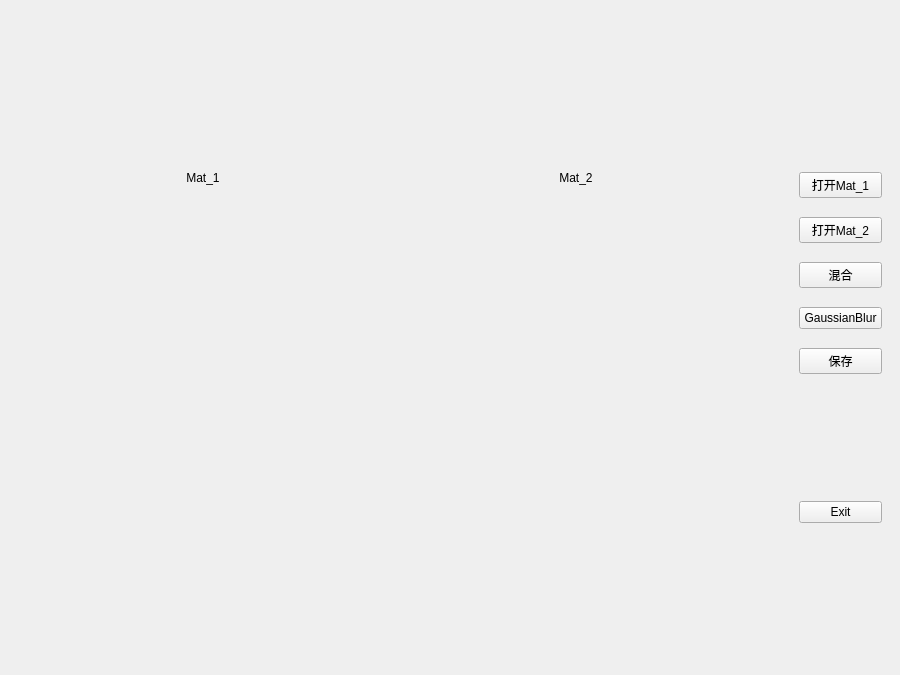
<?xml version="1.0" encoding="UTF-8"?>
<ui version="4.0">
 <class>Widget_op</class>
 <widget class="QWidget" name="Widget_op">
  <property name="enabled">
   <bool>true</bool>
  </property>
  <property name="geometry">
   <rect>
    <x>0</x>
    <y>0</y>
    <width>900</width>
    <height>675</height>
   </rect>
  </property>
  <property name="windowTitle">
   <string>QT+OpenCV载入/读取图片示例</string>
  </property>
  <widget class="QWidget" name="layoutWidget">
   <property name="geometry">
    <rect>
     <x>9</x>
     <y>9</y>
     <width>761</width>
     <height>661</height>
    </rect>
   </property>
   <layout class="QGridLayout" name="gridLayout">
    <property name="spacing">
     <number>3</number>
    </property>
    <item row="0" column="0">
     <widget class="myLabel" name="label_1">
      <property name="cursor">
       <cursorShape>PointingHandCursor</cursorShape>
      </property>
      <property name="styleSheet">
       <string notr="true"/>
      </property>
      <property name="frameShape">
       <enum>QFrame::NoFrame</enum>
      </property>
      <property name="text">
       <string>Mat_1</string>
      </property>
      <property name="alignment">
       <set>Qt::AlignCenter</set>
      </property>
     </widget>
    </item>
    <item row="1" column="2">
     <widget class="QLabel" name="label_4">
      <property name="frameShape">
       <enum>QFrame::NoFrame</enum>
      </property>
      <property name="text">
       <string/>
      </property>
      <property name="alignment">
       <set>Qt::AlignCenter</set>
      </property>
     </widget>
    </item>
    <item row="1" column="0">
     <widget class="QLabel" name="label_3">
      <property name="frameShape">
       <enum>QFrame::NoFrame</enum>
      </property>
      <property name="text">
       <string/>
      </property>
      <property name="alignment">
       <set>Qt::AlignCenter</set>
      </property>
     </widget>
    </item>
    <item row="0" column="2">
     <widget class="myLabel" name="label_2">
      <property name="styleSheet">
       <string notr="true"/>
      </property>
      <property name="frameShape">
       <enum>QFrame::NoFrame</enum>
      </property>
      <property name="text">
       <string>Mat_2</string>
      </property>
      <property name="alignment">
       <set>Qt::AlignCenter</set>
      </property>
     </widget>
    </item>
   </layout>
  </widget>
  <widget class="QWidget" name="layoutWidget">
   <property name="geometry">
    <rect>
     <x>790</x>
     <y>150</y>
     <width>101</width>
     <height>401</height>
    </rect>
   </property>
   <layout class="QVBoxLayout" name="verticalLayout">
    <item>
     <widget class="QPushButton" name="pushButton_1">
      <property name="text">
       <string>打开Mat_1</string>
      </property>
     </widget>
    </item>
    <item>
     <widget class="QPushButton" name="pushButton_2">
      <property name="text">
       <string>打开Mat_2</string>
      </property>
     </widget>
    </item>
    <item>
     <widget class="QPushButton" name="pushButton_3">
      <property name="text">
       <string>混合</string>
      </property>
     </widget>
    </item>
    <item>
     <widget class="QPushButton" name="pushButton_5">
      <property name="text">
       <string>GaussianBlur</string>
      </property>
     </widget>
    </item>
    <item>
     <widget class="QPushButton" name="pushButton_4">
      <property name="text">
       <string>保存</string>
      </property>
     </widget>
    </item>
    <item>
     <spacer name="verticalSpacer">
      <property name="orientation">
       <enum>Qt::Vertical</enum>
      </property>
      <property name="sizeType">
       <enum>QSizePolicy::Fixed</enum>
      </property>
      <property name="sizeHint" stdset="0">
       <size>
        <width>20</width>
        <height>108</height>
       </size>
      </property>
     </spacer>
    </item>
    <item>
     <widget class="QPushButton" name="pushButton_6">
      <property name="text">
       <string>Exit</string>
      </property>
     </widget>
    </item>
   </layout>
  </widget>
 </widget>
 <layoutdefault spacing="6" margin="9"/>
 <customwidgets>
  <customwidget>
   <class>myLabel</class>
   <extends>QLabel</extends>
   <header>mylabel.h</header>
  </customwidget>
 </customwidgets>
 <resources/>
 <connections>
  <connection>
   <sender>pushButton_6</sender>
   <signal>clicked()</signal>
   <receiver>Widget_op</receiver>
   <slot>close()</slot>
   <hints>
    <hint type="sourcelabel">
     <x>845</x>
     <y>610</y>
    </hint>
    <hint type="destinationlabel">
     <x>865</x>
     <y>658</y>
    </hint>
   </hints>
  </connection>
 </connections>
</ui>
